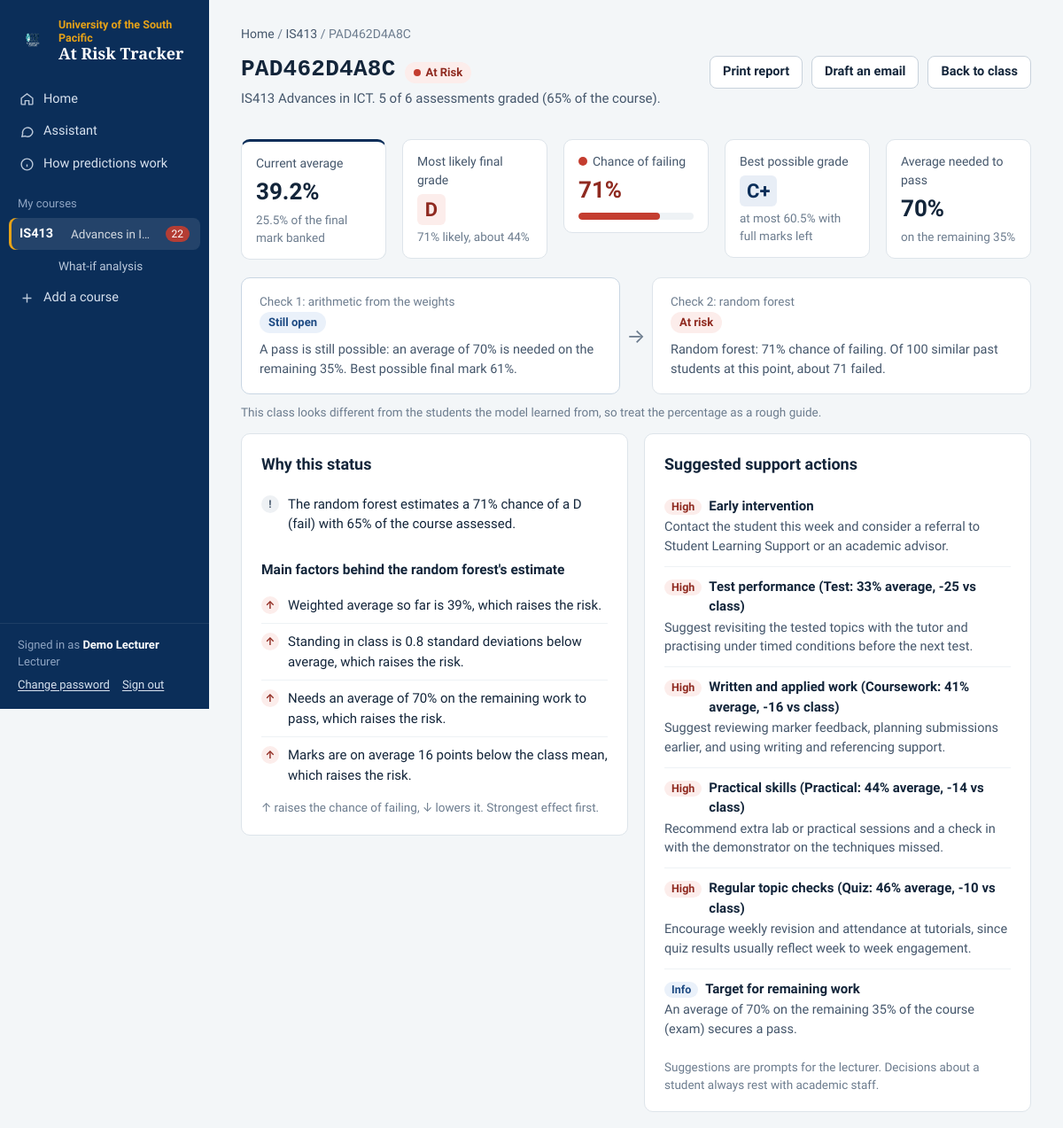
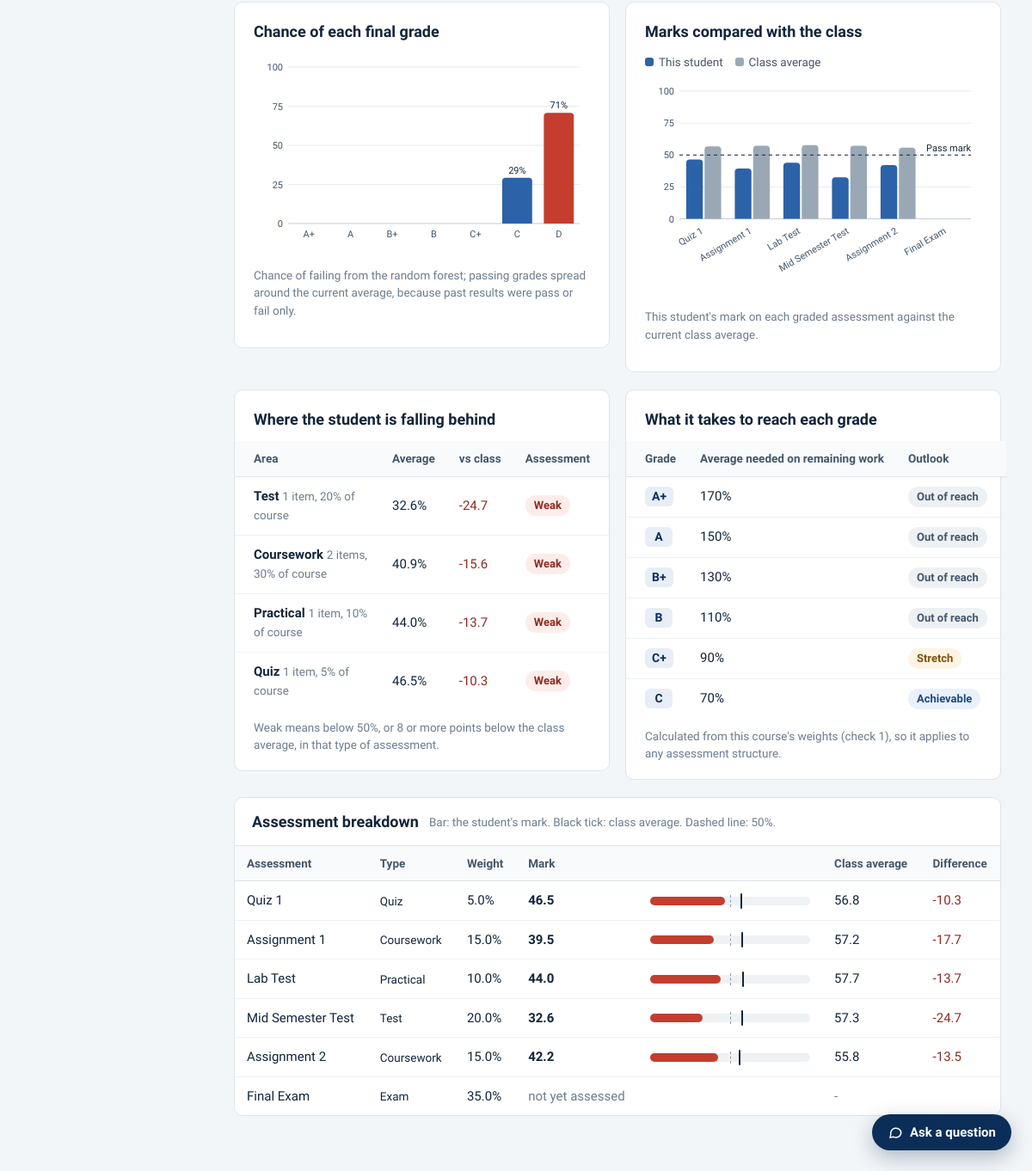
The page /course/13/student/PAD462D4A8C (signed in) on the database its author committed (2 pictures, top to bottom).
### tables this page shows
CREATE TABLE courses (
        id INTEGER PRIMARY KEY AUTOINCREMENT,
        code TEXT NOT NULL,
        name TEXT NOT NULL,
        semester TEXT,
        campus TEXT,
        risk_threshold REAL DEFAULT 0.40,
        borderline_threshold REAL DEFAULT 0.20,
        created_at TEXT
    , is_training INTEGER DEFAULT 0, outline_json TEXT);

CREATE TABLE users (
        id INTEGER PRIMARY KEY AUTOINCREMENT,
        username TEXT UNIQUE NOT NULL,
        full_name TEXT,
        password_hash TEXT NOT NULL,
        role TEXT NOT NULL DEFAULT 'lecturer'
    );

CREATE TABLE assessments (
        id INTEGER PRIMARY KEY AUTOINCREMENT,
        course_id INTEGER NOT NULL REFERENCES courses(id) ON DELETE CASCADE,
        name TEXT NOT NULL,
        weight REAL NOT NULL,
        atype TEXT,
        max_mark REAL DEFAULT 100,
        due_date TEXT,
        reported_class_avg REAL,
        sort_order INTEGER DEFAULT 0
    );

### app.py (the view)
@app.route("/course/<int:course_id>/student/<student_id>")
@login_required
def student_view(course_id, student_id):
    course, assessments, version, summary = build_summary(course_id)
    row = next((r for r in summary["rows"] if r["student_id"] == student_id), None)
    if not row:
        abort(404)
    return render_template("student.html", course=course, assessments=assessments, version=version,
                           s=row, class_avg=summary["class_avg_by_id"], source=summary["source"],
                           drift=summary["drift"], saved=True)

### templates/student.html (shortened to what this page needs)
{% extends "base.html" %}
{% block content %}
{% set p = s.prediction %}
{% set pf = (s.p_fail or 0) * 100 %}
<nav class="crumbs no-print"><a href="{{ url_for('overview') }}">Home</a> / <a href="{{ url_for('course_dashboard', course_id=course.id) }}">{{ course.code }}</a> / {{ s.student_id if saved else 'What-if analysis' }}</nav>
<div class="page-head">
  <div>
    <div class="row">
      <h1 class="{{ 'mono' if saved }}" style="{{ 'font-size:26px' if saved }}">{{ s.student_id if saved else 'What-if result' }}</h1>
      <span class="badge badge-{{ s.tone }}"><i class="dot dot-{{ s.tone }}"></i>{{ s.status }}</span>
    </div>
    <p class="meta">{{ course.code }} {{ course.name }}. {{ s.graded_count }} of {{ s.total_count }} assessments graded ({{ '%.0f'|format(s.graded_weight) }}% of the course).{% if not saved %} Nothing you entered is saved.{% endif %}</p>
  </div>
  <div class="row no-print">
    <button class="btn" type="button" onclick="window.print()">Print report</button>
    {% if saved %}<button class="btn" type="button" onclick="openAsk('Write an email to {{ s.student_id }}')">Draft an email</button>{% endif %}
    <a class="btn" href="{{ url_for('individual', course_id=course.id) if not saved else url_for('course_dashboard', course_id=course.id) }}">{{ 'Change the marks' if not saved else 'Back to class' }}</a>
  </div>
</div>
{% if s.status == 'No data' %}
<div class="card empty"><h2>No marks uploaded for this student yet</h2></div>
{% else %}
<div class="grid grid-5 mb">
  <div class="kpi accent"><div class="label">Current average</div><div class="value">{{ s.current_avg }}%</div><div class="note">{{ s.earned }}% of the final mark banked</div></div>
  <div class="kpi"><div class="label">Most likely final grade</div><div class="value"><span class="grade-pill {{ 'fail' if s.predicted_grade == 'D' }}" style="font-size:22px">{{ s.predicted_grade or '-' }}</span></div>
    <div class="note">{% if p and p.source == 'actual' %}final result{% elif p %}{{ '%.0f'|format(p.confidence * 100) }}% likely, about {{ '%.0f'|format(p.projected_mark) }}%{% endif %}</div></div>
  <div class="kpi"><div class="label"><i class="dot dot-danger"></i>Chance of failing</div><div class="value" style="color:{{ 'var(--risk-ink)' if s.status == 'At Risk' else 'inherit' }}">{{ '%.0f'|format(pf) }}%</div>
    <div class="meter" style="margin-top:6px"><div style="width:{{ pf }}%;background:{{ 'var(--risk)' if s.status == 'At Risk' else 'var(--watch)' if s.status == 'Borderline' else 'var(--ok)' }}"></div></div></div>
  <div class="kpi"><div class="label">Best possible grade</div><div class="value"><span class="grade-pill {{ 'fail' if s.best_grade == 'D' }}" style="font-size:22px">{{ s.best_grade }}</span></div><div class="note">at most {{ s.best_possible }}% with full marks left</div></div>
  <div class="kpi"><div class="label">Average needed to pass</div><div class="value">{% if s.complete %}Done{% elif not s.feasible %}<span class="diff-neg">N/A</span>{% elif s.required_for_pass <= 0 %}0%{% else %}{{ '%.0f'|format(s.required_for_pass) }}%{% endif %}</div>
    <div class="note">{% if s.complete %}all assessments graded{% elif not s.feasible %}a pass is no longer possible{% else %}on the remaining {{ '%.0f'|format(s.remaining) }}%{% endif %}</div></div>
</div>
{% if s.checks %}{% set a = s.checks.arithmetic %}{% set m = s.checks.model %}
<section class="checks" aria-label="The two checks">
  <div class="check decided">
    <div class="step">Check 1: arithmetic from the weights</div>
    <h3><span class="badge badge-{{ a.tone }}">{{ a.verdict }}</span></h3>
    <p>{{ a.text }}</p>
  </div>
  <div class="arrow" aria-hidden="true">&rarr;</div>
  <div class="check {{ 'skipped' if a.decides }}">
    <div class="step">Check 2: {{ s.checks.model_name|lower }}</div>
    <h3><span class="badge badge-{{ m.tone }}">{{ m.verdict }}</span></h3>
    <p>{{ m.text }}</p>
  </div>
</section>
{% endif %}
{% if drift and drift.level == 'high' and p and p.source == 'model' and not s.checks.arithmetic.decides %}
<p class="small muted" style="margin-top:-8px">This class looks different from the students the model learned from, so treat the percentage as a rough guide.</p>
{% endif %}
<div class="grid grid-2">
  <section class="card">
    <h2>Why this status</h2>
    <ul class="points">
      {% for r in s.reasons %}<li><span class="mark note" aria-hidden="true">!</span><span>{{ r }}</span></li>{% endfor %}
    </ul>
    {% if p and p.source == 'model' and s.factors and not s.checks.arithmetic.decides %}
      <h3 class="mt">Main factors behind the random forest's estimate</h3>
      <ul class="points">
      {% for f in s.factors %}
        <li><span class="mark {{ f.direction }}" aria-label="{{ 'raises the risk' if f.direction == 'up' else 'lowers the risk' }}">{{ '&uarr;'|safe if f.direction == 'up' else '&darr;'|safe }}</span><span>{{ f.text }}</span></li>
      {% endfor %}
      </ul>
      <p class="small muted" style="margin:6px 0 0">&uarr; raises the chance of failing, &darr; lowers it. Strongest effect first.</p>
    {% elif p and p.source == 'simulation' %}
      <h3 class="mt">How the estimate was simulated</h3>
      <ul class="reason-list">{% for x in p.assumptions %}<li>{{ x }}</li>{% endfor %}</ul>
    {% endif %}
  </section>
  <section class="card">
    <h2>Suggested support actions</h2>
    <ul class="actions">
      {% for rec in s.recommendations %}<li><div class="t"><span class="pri {{ rec.priority }}">{{ rec.priority }}</span>{{ rec.title }}</div><div class="d">{{ rec.detail }}</div></li>
      {% else %}<li class="muted">No actions suggested.</li>{% endfor %}
    </ul>
    <p class="small muted" style="margin:10px 0 0">Suggestions are prompts for the lecturer. Decisions about a student always rest with academic staff.</p>
  </section>
</div>
<div class="grid grid-2 mt">
  <section class="card">
    <h2>Chance of each final grade</h2>
    {% if p %}<div id="c-probs"></div>
    <p class="chart-foot">{% if p.guardrail %}Set by check 1: the arithmetic already decides the pass or fail side.{% elif p.source == 'model' and p.grade_basis == 'average' %}Chance of failing from the random forest; passing grades spread around the current average, because past results were pass or fail only.{% elif p.source == 'model' %}Calibrated probabilities from the random forest.{% elif p.source == 'simulation' %}Share of simulated outcomes.{% else %}Final result.{% endif %}</p>
    {% else %}<p class="muted">No estimate available yet.</p>{% endif %}
  </section>
  <section class="card">
    <h2>Marks compared with the class</h2>
    <div id="c-compare"></div>
    <p class="chart-foot">This student's mark on each graded assessment against the current class average.</p>
  </section>
</div>
<div class="grid grid-2 mt">
  <section class="card">
    <h2>Where the student is falling behind</h2>
    <table>
      <thead><tr><th>Area</th><th class="num">Average</th><th class="num">vs class</th><th>Assessment</th></tr></thead>
      <tbody>
      {% for t in s.types %}
        <tr><td><b>{{ t.atype }}</b> <span class="small muted">{{ t.count }} item{{ 's' if t.count != 1 }}, {{ t.weight|round(0)|int }}% of course</span></td>
          <td class="num">{{ t.avg_mark }}%</td>
          <td class="num {{ 'diff-neg' if t.gap < 0 else 'diff-pos' }}">{{ '%+.1f'|format(t.gap) }}</td>
          <td><span class="badge {{ 'badge-danger' if t.level == 'Weak' else 'badge-success' if t.level == 'Strong' else 'badge-neutral' }}">{{ t.level }}</span></td></tr>
      {% else %}<tr><td colspan="4" class="muted">No graded work yet.</td></tr>{% endfor %}
      </tbody>
    </table>
    <p class="small muted" style="margin:10px 0 0">Weak means below 50%, or 8 or more points below the class average, in that type of assessment.</p>
  </section>
  <section class="card">
    <h2>What it takes to reach each grade</h2>
    <table>
      <thead><tr><th>Grade</th><th class="num">Average needed on remaining work</th><th>Outlook</th></tr></thead>
      <tbody>
      {% for gp in s.grade_paths|reverse %}
        <tr><td><span class="grade-pill">{{ gp.grade }}</span></td>
          <td class="num">{% if s.complete %}-{% elif gp.status == 'secured' %}already secured{% else %}{{ '%.0f'|format(gp.required) }}%{% endif %}</td>
          <td>{% if s.complete %}<span class="muted">complete</span>{% elif gp.status == 'secured' %}<span class="badge badge-success">Secured</span>{% elif gp.status == 'possible' %}<span class="badge {{ 'badge-warning' if gp.required > 75 else 'badge-info' }}">{{ 'Stretch' if gp.required > 75 else 'Achievable' }}</span>{% else %}<span class="badge badge-neutral">Out of reach</span>{% endif %}</td></tr>
      {% endfor %}
      </tbody>
    </table>
    <p class="small muted" style="margin:10px 0 0">Calculated from this course's weights (check 1), so it applies to any assessment structure.</p>
  </section>
</div>
<section class="panel flush mt">
  <div class="panel-head"><h2>Assessment breakdown</h2><span class="small muted">Bar: the student's mark. Black tick: class average. Dashed line: 50%.</span></div>
  <div class="table-wrap">
  <table>
    <thead><tr><th>Assessment</th><th>Type</th><th class="num">Weight</th><th class="num">Mark</th><th style="width:24%"></th><th class="num">Class average</th><th class="num">Difference</th></tr></thead>
    <tbody>
    {% for a in assessments %}{% set w = s.weaknesses|selectattr('name', 'equalto', a.name)|first %}
      <tr>
        <td>{{ a.name }}</td><td class="small">{{ a.atype }}</td><td class="num">{{ a.weight|round(1) }}%</td>
        {% if w %}
          <td class="num"><b>{{ w.mark }}</b>{% if w.mark == 0 %} <span class="badge badge-danger">not submitted</span>{% endif %}</td>
          <td><div class="markbar"><i class="{{ 'low' if w.mark < 50 }}" style="width:{{ w.mark }}%"></i>{% if w.class_avg is not none %}<b style="left:calc({{ w.class_avg }}% - 1px)" title="Class average {{ w.class_avg }}%"></b>{% endif %}</div></td>
          <td class="num">{{ w.class_avg if w.class_avg is not none else '-' }}</td>
          <td class="num {{ 'diff-neg' if (w.gap_class or 0) < 0 else 'diff-pos' }}">{% if w.gap_class is none %}-{% elif w.gap_class|abs < 0.05 %}0.0{% else %}{{ '%+.1f'|format(w.gap_class) }}{% endif %}</td>
        {% else %}
          <td class="num muted">not yet assessed</td><td></td><td class="num muted">{{ class_avg[a.id] if class_avg[a.id] is not none else '-' }}</td><td></td>
        {% endif %}
      </tr>
    {% endfor %}
    </tbody>
  </table>
  </div>
</section>
{% endif %}
{% endblock %}

### templates/base.html (shortened to what this page needs)
<!DOCTYPE html>
<html lang="en">
<head>
<link rel="stylesheet" href="{{ url_for('static', filename='style.css') }}?v=3">
</head>
<body>
{% set ep = request.endpoint %}
<div class="shell">
  <aside class="sidebar" id="sidebar">
    <a class="brand" href="{{ url_for('overview') }}">
      <img src="{{ url_for('static', filename='logo.png') }}" alt="">
      <div><div class="usp">University of the South Pacific</div><div class="product">At Risk Tracker</div></div>
    </a>
    <nav class="nav" aria-label="Main">
      <a href="{{ url_for('overview') }}" class="{{ 'active' if ep == 'overview' }}">
        <svg viewBox="0 0 24 24" fill="none" stroke="currentColor" stroke-width="2"><path d="M3 11l9-7 9 7v9a1 1 0 0 1-1 1h-5v-6h-6v6H4a1 1 0 0 1-1-1z"/></svg>Home</a>
      <a href="{{ url_for('assistant_view') }}" class="{{ 'active' if ep == 'assistant_view' }}">
        <svg viewBox="0 0 24 24" fill="none" stroke="currentColor" stroke-width="2"><path d="M21 12a8 8 0 0 1-11.6 7.1L4 20l1.1-4.6A8 8 0 1 1 21 12z"/></svg>Assistant</a>
      <a href="{{ url_for('model_view') }}" class="{{ 'active' if ep == 'model_view' }}">
        <svg viewBox="0 0 24 24" fill="none" stroke="currentColor" stroke-width="2"><circle cx="12" cy="12" r="9"/><path d="M12 16v-4M12 8h.01"/></svg>How predictions work</a>
      <div class="nav-section">{{ 'Courses' if is_admin else 'My courses' }}</div>
      {% for c in all_courses %}
        {% set here = course is defined and course and course.id == c.id %}
        <a href="{{ url_for('course_dashboard', course_id=c.id) }}" class="{{ 'active' if here and ep in ('course_dashboard', 'student_view') }}" title="{{ c.name }}">
          <span class="code">{{ c.code }}</span><span style="opacity:.8;font-size:13.5px;white-space:nowrap;overflow:hidden;text-overflow:ellipsis">{{ c.name }}</span>
          {% if nav_counts.get(c.id) %}<span class="count" title="Students at risk">{{ nav_counts[c.id] }}</span>{% endif %}</a>
        {% if here %}
        <div class="sub">
          <a href="{{ url_for('individual', course_id=c.id) }}" class="{{ 'active' if ep == 'individual' }}">What-if analysis</a>
        </div>
        {% endif %}
      {% else %}
        <div class="small" style="padding:6px 20px;opacity:.7">No courses yet.</div>
      {% endfor %}
      <a href="{{ url_for('course_new') }}" class="{{ 'active' if ep == 'course_new' }}">
        <svg viewBox="0 0 24 24" fill="none" stroke="currentColor" stroke-width="2"><path d="M12 5v14M5 12h14"/></svg>Add a course</a>
    </nav>
    <div class="sidebar-footer">
      Signed in as <b>{{ g.user.full_name or g.user.username }}</b><br>
      {{ 'Administrator' if is_admin else 'Lecturer' }}<br>
      <span class="row" style="gap:14px;margin-top:6px">{% if not is_admin %}<a href="{{ url_for('users') }}">Change password</a>{% endif %}<a href="{{ url_for('logout') }}">Sign out</a></span>
    </div>
  </aside>
  <div class="main">
    <main class="content" id="content">
      {% block content %}{% endblock %}
    </main>
  </div>
</div>
{% if ep != 'assistant_view' and all_courses %}
<button class="fab no-print" type="button" id="fab" aria-expanded="false" aria-controls="drawer">
  <svg viewBox="0 0 24 24" fill="none" stroke="currentColor" stroke-width="2"><path d="M21 12a8 8 0 0 1-11.6 7.1L4 20l1.1-4.6A8 8 0 1 1 21 12z"/></svg><span>Ask a question</span></button>
{% endif %}
</body>
</html>

### rows shown on the page
courses: code "IS413", name "Advances in ICT", nav_counts "22"
users: user "Demo Lecturer"
assessments: name "Quiz 1", atype "Quiz", weight "5.0", mark "46.5", class_avg "56.8", gap_class "-10.3"
assessments: name "Assignment 1", atype "Coursework", weight "15.0", mark "39.5", class_avg "57.2", gap_class "-17.7"
assessments: name "Lab Test", atype "Practical", weight "10.0", mark "44.0", class_avg "57.7", gap_class "-13.7"
assessments: name "Mid Semester Test", atype "Test", weight "20.0", mark "32.6", class_avg "57.3", gap_class "-24.7"
assessments: name "Assignment 2", atype "Coursework", weight "15.0", mark "42.2", class_avg "55.8", gap_class "-13.5"
assessments: name "Final Exam", atype "Exam", weight "35.0", class_avg "-"

### other values the page prints
{{ 'Courses' if is_admin else 'My courses' }} "My courses"
{{ 'Administrator' if is_admin else 'Lecturer' }} "Lecturer"
{{ s.student_id if saved else 'What-if analysis' }} "PAD462D4A8C"
{{ s.student_id if saved else 'What-if result' }} "PAD462D4A8C"
{{ s.status }} "At Risk"
{{ s.graded_count }} "5"
{{ s.total_count }} "6"
{{ '%.0f'|format(s.graded_weight) }} "65"
{{ 'Change the marks' if not saved else 'Back to class' }} "Back to class"
{{ s.current_avg }} "39.2"
{{ s.earned }} "25.5"
{{ s.predicted_grade or '-' }} "D"
{{ '%.0f'|format(p.confidence * 100) }} "71"
{{ '%.0f'|format(p.projected_mark) }} "44"
{{ '%.0f'|format(pf) }} "71"
